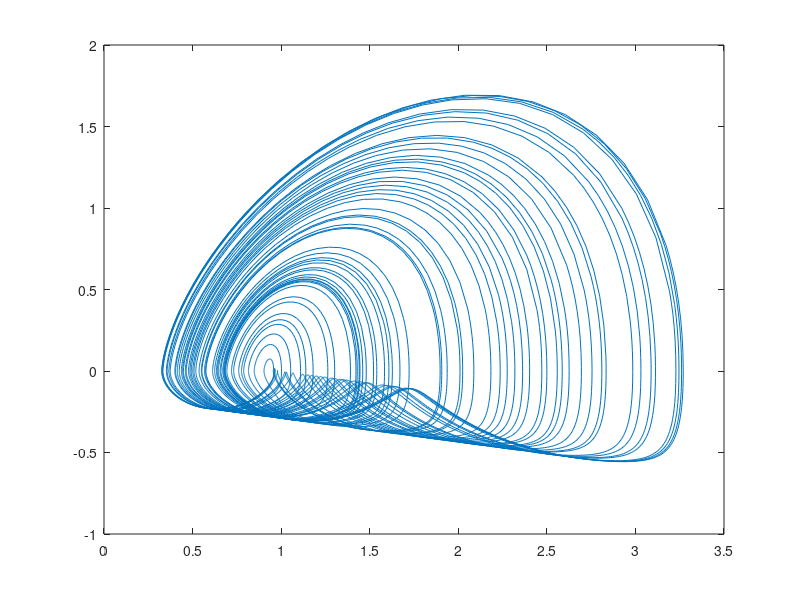

This chart was generated by the following MATLAB code:
options = odeset('refine', 8);

% z = [z(1); z(2)]'
%   = [x(0); x(1)]'
%   = [z(2); sin(t) - 3 * z(2) + 4 * abs(z(2)) - z(1)] 
ode = @(t, z) [z(2);
               sin(t) - 3 * z(2) + 4 * abs(z(2)) - z(1)];

[t, z] = ode45(ode ,[0, 500] ,[1, -0.2], options);
plot(z(:, 1), z(:, 2))

z(end, :)
[t, z] = ode45(ode, [0, 500], [1+1e-10, -0.2], options);
z(end, :)
